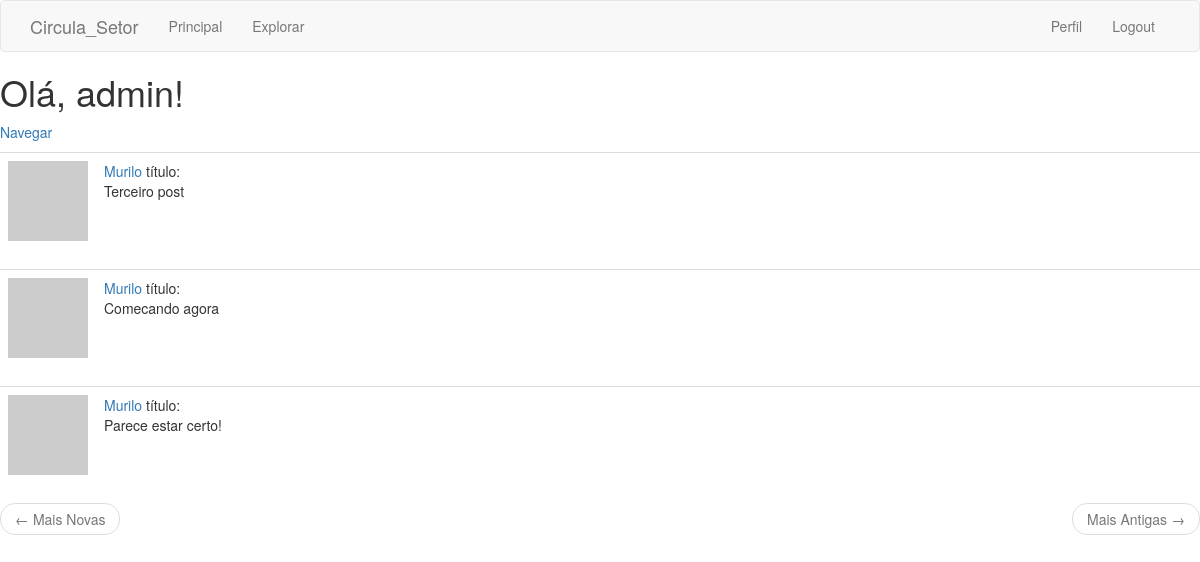
Page /explore (signed in) on the committed database.
### web_app/models.py (models this page shows, shortened)
class User(UserMixin, db.Model):
    id = db.Column(db.Integer, primary_key=True)
    username = db.Column(db.String(64), index=True, unique=True)
    email = db.Column(db.String(120), index=True, unique=True)
    password_hash = db.Column(db.String(128))
    about_me = db.Column(db.String(140))
    last_seen = db.Column(db.DateTime, default=datetime.utcnow)
    autor = db.relationship('Comunicado', backref='autor', lazy='dynamic')
    followed = db.relationship(
        'User',
        secondary=followers,
        primaryjoin=(followers.c.follower_id == id),
        secondaryjoin=(followers.c.followed_id == id),
        backref=db.backref('followers', lazy='dynamic'),
        lazy='dynamic')
    def avatar(self, size):
        if self.email:
            digest = md5(self.email.lower().encode('utf-8')).hexdigest()
            return 'https://www.gravatar.com/avatar/{}?d=identicon&s={}'.format(
                digest, size)

class Comunicado(db.Model):
    data_hora_atual = datetime.now()
    data_atual = data_hora_atual.strftime('%d/%m/%Y')
    hora_atual = data_hora_atual.strftime('%H:%M')
    id = db.Column(db.Integer, primary_key=True)
    idUsuario = db.Column(db.Integer, db.ForeignKey('user.id'))
    idSetorOrigem = db.Column(db.Integer, db.ForeignKey('setor.id'))
    dtCadastro = db.Column(db.DateTime, default=data_hora_atual)
    titulo = db.Column(db.String(100), index=True)
    comunicado = db.Column(db.Text)
    apagado = db.Column(db.String(1))
    alteracoes = db.relationship(
        'LogComunicado', backref='alteracoes', lazy='dynamic')

### web_app/routes.py (the view)
@app.route('/explore')
@login_required
def explore():
    page = request.args.get('page', 1, type=int)
    posts = Comunicado.query.order_by(Comunicado.dtCadastro.desc()).paginate(
        page, app.config['POSTS_PER_PAGE'], False)
    next_url = url_for('explore', page=posts.next_num) if posts.has_next else None
    prev_url = url_for('explore', page=posts.prev_num) if posts.has_prev else None
    return render_template('index.html',
                           title='Navegar',
                           comunicados=posts.items,
                           prev_url=prev_url,
                           next_url=next_url)

### web_app/models.py (called while the page is built)
@login.user_loader
def load_user(id):
    return User.query.get(int(id))

### web_app/routes.py (called while the page is built)
@app.before_request
def before_request():
    if current_user.is_authenticated:
        current_user.last_seen = datetime.utcnow()
        db.session.commit()

### web_app/templates/index.html (shortened to what this page needs)
{% extends "base.html" %}
{% block content %}
    <h1>Olá, {{ current_user.username }}!</h1>
    <a href="{{ url_for('explore') }}">Navegar</a>
    {% for comunicado in comunicados %}
        <p> {% include '_post.html' %} </p>
    {% endfor %}
    <nav aria-label="...">
        <ul class="pager">
            <li class="previous{% if not prev_url %} disabled{% endif %}">
                <a href="{{ prev_url or '#' }}">
                    <span aria-hidden="true">&larr;</span> Mais Novas
                </a>
            </li>
            <li class="next{% if not next_url %} disabled{% endif %}">
                <a href="{{ next_url or '#' }}">
                    Mais Antigas <span aria-hidden="true">&rarr;</span>
                </a>
            </li>
        </ul>
    </nav>
{% endblock %}

### web_app/templates/_post.html
<table class="table table-hover">
    <tr>
        <td width="70px">
            <a href="{{ url_for('user', username=comunicado.autor.username) }}">
                <img src="{{ comunicado.autor.avatar(70) }}" />
            </a>
        </td>
        <td>
            <a href="{{ url_for('user', username=comunicado.autor.username) }}">
                {{ comunicado.autor.username }}
            </a>
            título:
            <br>
            {{ comunicado.titulo }}
        </td>
    </tr>
</table>

### rows in the picture
User: username "admin"
Comunicado: autor.username "Murilo", titulo "Terceiro post"
Comunicado: autor.username "Murilo", titulo "Comecando agora"
Comunicado: autor.username "Murilo", titulo "Parece estar certo!"
